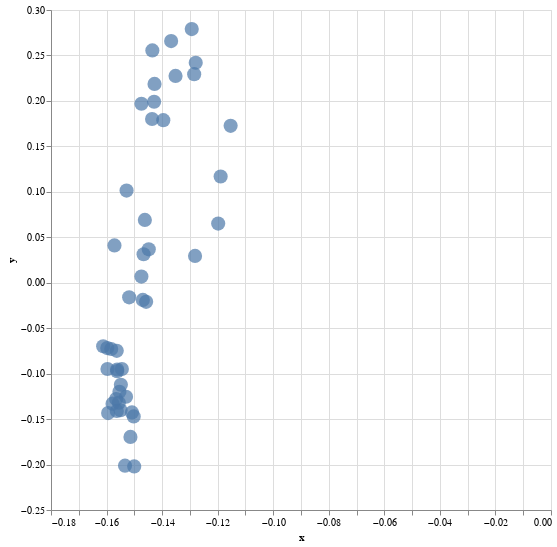

The notebook cell this image was saved under:
### Markdown cell above
### **Put it all together**

### Code cell
search_keyword = 'bank'

word_positions = np.where(all_token_ids == tokenizer.vocab[search_keyword])[0]

# create an array so that we can go backwards from numeric token IDs to strings
word_lookup = np.empty(tokenizer.vocab_size, dtype="O")

for word, index in tokenizer.vocab.items():
  word_lookup[index] = word

def get_context_clean(keyword_token_id, n=10):

  # The token where we will start the context view
  start_pos = max(0, keyword_token_id - n)
  # The token where we will end the context view
  end_pos = min(keyword_token_id + n + 1, len(all_token_ids))

  # Make a list called tokens and use word_lookup to get the words for given token IDs from starting position up to the keyword
  tokens = [word_lookup[word] for word in all_token_ids[start_pos:keyword_token_id] ]

  # Append to the list tokens with the search keyword surrounded by **asterisks**
  tokens.append("**" + word_lookup[all_token_ids[keyword_token_id]] + "**")

  # Extend the list tokens and use word_lookup to get the words for given token IDs from the keyword to the end position
  tokens.extend([word_lookup[word] for word in all_token_ids[keyword_token_id+1:end_pos] ])
  
  # Make wordpieces slightly more readable by replacing the ## special character with a dash - or nothing, and fixing punctuation
  context_wordpieces = " ".join(tokens).replace(" ##", "")
  context_wordpieces = context_wordpieces.replace('##', '')
  context_wordpieces = context_wordpieces.replace(' ,', ',')
  context_wordpieces = context_wordpieces.replace(' .', '.')


  return context_wordpieces

keyword_contexts = []

for position in word_positions:

  keyword_contexts.append(get_context_clean(position))
  
U, S, Vt = np.linalg.svd(all_token_vectors[word_positions,:])
df = pd.DataFrame({"x": U[:,0], "y": U[:,1], "context": keyword_contexts})
alt.Chart(df).mark_circle(size=200).encode(
    x="x", y="y",
    tooltip=['context']
    ).interactive().properties(
    width=500,
    height=500
)

### Figure 1 — Vega-Lite specification as saved in the notebook (floating-point values rounded to 4 significant figures)
{"config": {"view": {"continuousWidth": 400, "continuousHeight": 300}}, "data": {"name": "data-5d9e616657a32f532832e5ec85372225"}, "mark": {"type": "circle", "size": 200}, "encoding": {"tooltip": [{"type": "nominal", "field": "context"}], "x": {"type": "quantitative", "field": "x"}, "y": {"type": "quantitative", "field": "y"}}, "height": 500, "selection": {"selector002": {"type": "interval", "bind": "scales", "encodings": ["x", "y"]}}, "width": 500, "$schema": "https://vega.github.io/schema/vega-lite/v4.8.1.json", "datasets": {"data-5d9e616657a32f532832e5ec85372225": [{"x": -0.1467, "y": 0.03131, "context": "elision forever eliding. today is a fog **bank** in which i am hiding. love is a burn"}, {"x": -0.1427, "y": 0.2187, "context": "surface, anti - tank missiles swarmed through numbered **bank** accounts like ovid ’ s seething knotted seed"}, {"x": -0.1474, "y": 0.1969, "context": "thee. dad dead, mom — back in the **bank**, tellering — started dressing in cute skirts and"}, {"x": -0.1469, "y": -0.01888, "context": "the road. kneeling i plunge the spoon into the **bank** : chicken broth & amp ; rice. rain"}, {"x": -0.1545, "y": -0.095, "context": "rain ! a yawning soldier knelt against the **bank**, staring across the morning blear with fog"}, {"x": -0.15, "y": -0.202, "context": "the blurred reflections of the willows on the opposite **bank** received it. welcome, flowers. write your name"}, {"x": -0.155, "y": -0.1403, "context": "of the weed, time of bramble along the **bank** of a canal muddy with old newspaper close - held"}, {"x": -0.1368, "y": 0.2658, "context": "a straight - backed chair at a desk and his **bank** account is empty and he wishes for death one lies"}, {"x": -0.1457, "y": -0.021, "context": "read. read us again. but for a low **bank** of cloud, clear morning, empty sky. the"}, {"x": -0.1435, "y": 0.2556, "context": "t take. it is not like going to the **bank**. there are no hard candies in a basket"}, {"x": -0.1562, "y": -0.0955, "context": "1 water roared everywhere around us, yet from the **bank** all we could see of it were quick spume"}, {"x": -0.1583, "y": -0.07285, "context": "off root clump and caved - in grassy **bank**. last year ’ s downed trees, slash piles"}, {"x": -0.1189, "y": 0.1168, "context": "to be alone. beneath a dove and rainbow some **bank** their fire, wrap their erogenous zones in"}, {"x": -0.1572, "y": 0.04108, "context": "have fallen down ) fell in my dream beside the **bank** of england ’ s wall to be, me with"}, {"x": -0.1285, "y": 0.2295, "context": "gliness, even that which you ’ ve long **bank**rolled. ladies, who of my lord would"}, {"x": -0.1528, "y": 0.1013, "context": ". he wished his only daughter to work in the **bank** but he ’ d given her a source to sustain"}, {"x": -0.1198, "y": 0.06508, "context": "tundra tires, lifted as if on wires, **bank**ed over ice and rocked its wings to land."}, {"x": -0.1612, "y": -0.06983, "context": "ifers in their shove and jostle down a **bank**, drinking, mud caking lips. eyelids,"}, {"x": -0.153, "y": -0.1255, "context": "the otter, the beaver. i will climb the **bank** where the willow never dies. behind the fauve"}, {"x": -0.1554, "y": -0.1199, "context": "cars is one giant caiman basking on the **bank**. the jaguar ’ s all swimming stealth now —"}, {"x": -0.1562, "y": -0.09731, "context": "ly scuttle back into mud holes drilling the **bank**. bending down to look, i could smell the"}, {"x": -0.1396, "y": 0.1788, "context": "that he goes to. it could be at a **bank** or a library or turning a piece of flat land"}, {"x": -0.1563, "y": -0.07493, "context": "stream grove of reeds herons watching from the **bank** henges whole fields honeycombed with souter"}, {"x": -0.1597, "y": -0.07193, "context": "by battleships, flickering of a grey tail on the **bank**, motionless hulls enormous under a dead grey sky"}, {"x": -0.1565, "y": -0.1279, "context": "hid in holes at the brim of the clay **bank** as the creek eased up pelvic bones,"}, {"x": -0.1519, "y": -0.01606, "context": "and feel, lick the icicle broken from the **bank** and still say nothing at all, only cry pretty"}, {"x": -0.1509, "y": -0.1427, "context": ". it ’ s the fourth of july on the **bank** of hinkson creek fifty years ago, the"}, {"x": -0.1352, "y": 0.2275, "context": "of production. ( hence the failure of the medici **bank**. ) none of it ’ s there that you"}, {"x": -0.1594, "y": -0.1434, "context": "ay here it is, stuck close beside the **bank** beneath the bunch of grass that spindles rank its"}, {"x": -0.1556, "y": -0.132, "context": "into dashes that spread without prints onto the screaming **bank**. “ now, tell me one difference, ”"}, {"x": -0.1293, "y": 0.279, "context": "though. no watch, no sleeping bag, no **bank**book. the apartment looks the way it feels to"}, {"x": -0.1502, "y": -0.1471, "context": "the smallest branch. my abode is at the **bank** of a river, a river that comes out of"}, {"x": -0.1153, "y": 0.1726, "context": "a cougar to come by. i always **bank** on something parched and ambling to make my"}, {"x": -0.1462, "y": 0.06908, "context": "from cubic content realms of atmosphere at play beyond the **bank** and shoal of time. then resonance begins,"}, {"x": -0.1436, "y": 0.18, "context": "red paint on their shaft, or the iron turkey **bank** and the porcelain coffee cup that disappeared a while back"}, {"x": -0.1563, "y": -0.141, "context": "going steady on the willamette. along the **bank**, i lift my pace from devil - may -"}, {"x": -0.1448, "y": 0.03669, "context": ". i remember a gang of friends racing a fog **bank** ’ s onslaught along the beach. seal - slick"}, {"x": -0.1534, "y": -0.2013, "context": "chain, impassive, stepping to the farther **bank** — continuing their march, as if by word,"}, {"x": -0.1429, "y": 0.199, "context": "worst one of my life, the woman at the **bank** tells me. though i ’ d like to be"}, {"x": -0.1597, "y": -0.09487, "context": "song, the heron ’ s great rise from the **bank**. last a carp leaps, voices and a lantern"}, {"x": -0.1475, "y": 0.006713, "context": "the burn comes down, and roars frae **bank** to brae ; and bird and beast in covert"}, {"x": -0.1548, "y": -0.1122, "context": "border a man jogs. the river ’ s **bank** green, small trees bob in the wind like tr"}, {"x": -0.1279, "y": 0.2419, "context": "off being young until you retire, and however you **bank** your screw, the money you save won ’ t"}, {"x": -0.1281, "y": 0.02949, "context": "ugh where i cling. a range of clouds **bank**ed up behind the peak of that apocry"}, {"x": -0.1514, "y": -0.1696, "context": ", one ear tuned to the creek ’ s far **bank**, one dished towards him. her unstar"}, {"x": -0.1578, "y": -0.133, "context": "words almost our own as we come sliding down the **bank**. last night, we covered the gardens in plastic"}]}}
